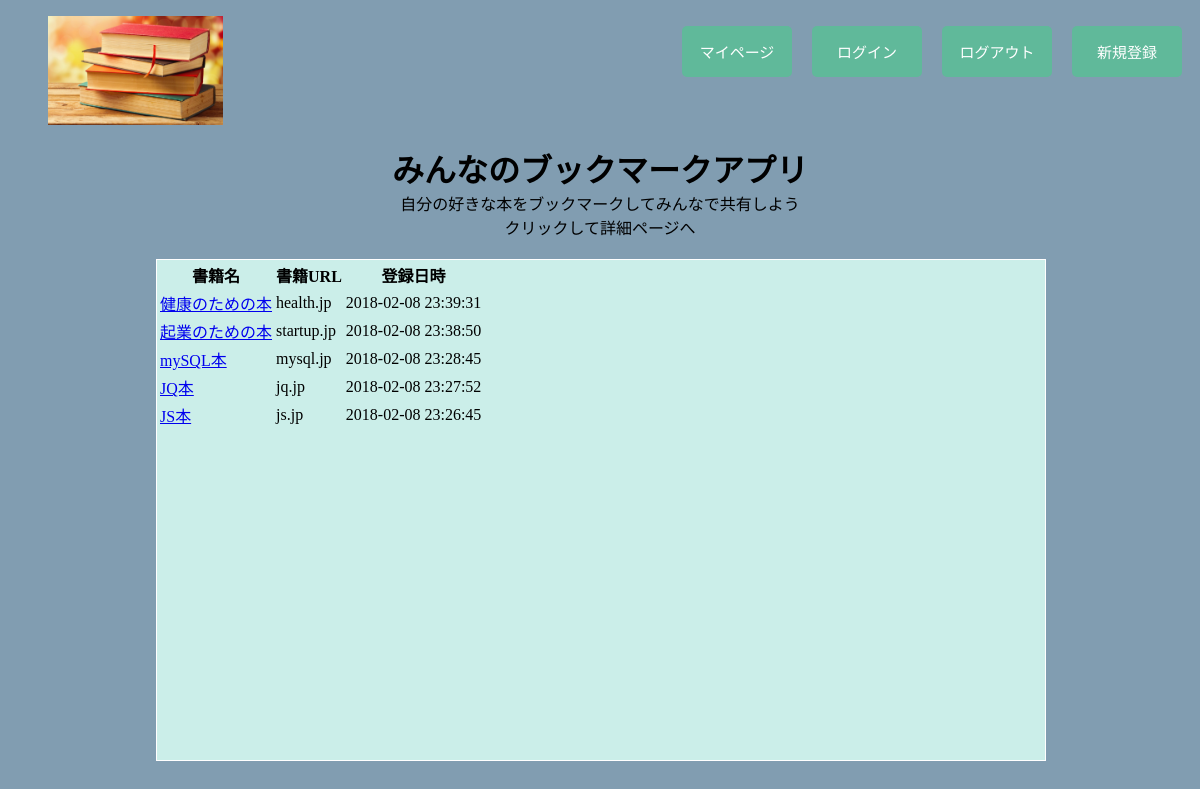
The page / on the database its author committed.
### tables this page shows
CREATE TABLE IF NOT EXISTS `gs_bm_table` (
`id` int(12) NOT NULL,
  `lid` varchar(64) NOT NULL,
  `bookname` varchar(64) NOT NULL,
  `bookurl` text NOT NULL,
  `comment` text NOT NULL,
  `indate` datetime NOT NULL
);

### index.php (the view, shortened to what this page needs)
<?php
$pdo = db_con();
$stmt = $pdo->prepare("SELECT * FROM gs_bm_table ORDER BY indate DESC LIMIT 20");
$status = $stmt->execute();
$view="";
if($status==false){
  queryError($stmt);
}else{
  while( $result = $stmt->fetch(PDO::FETCH_ASSOC)){
    $view .= '<tr>';
    $view .= '<td>';
    $view .= '<a href="index_detail.php?id='.$result["id"].'">';
    $view .= $result["bookname"];
    $view .= '</td>';
    $view .= '<td>';
    $view .=$result["bookurl"];
    $view .= '</td>';
    $view .= '<td>';
    $view .=$result["indate"];
    $view .= '</td>';
    $view .='</a>';
    $view .= '</td>';
    $view .= '</tr>';
  }
}
?>
<!DOCTYPE html>
<html lang="ja">
<head>
    <link rel="stylesheet" href="css/style.css">
</head>
<body>
    <nav>
        <ul class="main-nav">
          <li><img src="img/bookimg.jpg" width="175px" alt="本"></li>
          <li><a href="book_user_select.php">マイページ</a></li>
          <li><a href="login.php">ログイン</a></li>
          <li><a href="logout.php">ログアウト</a></li>
          <li><a href="user_first_register.php">新規登録</a></li>
        </ul>
      </nav>
<h1>みんなのブックマークアプリ</h1>
<div id ="main">
    <p>自分の好きな本をブックマークしてみんなで共有しよう</p>
    <p>クリックして詳細ページへ</p>
    <div id ="output">
          <div class="container jumbotron">
          <table>
          <tr>
          <th>書籍名</th>
          <th>書籍URL</th>
          <th>登録日時</th>
          </tr>
          <?=$view?>
          </table>
          </div>
    </div>
</div>
</body>
</html>

### css/style.css (style rules this page uses)
.main-nav a { text-align: center; font-size: 15px; margin: 10px; border-radius: 5px; background: #60B99A; color: #fff; display: block; padding: 15px; width: 80px; text-decoration: none; }
.main-nav { display: flex; }
.main-nav li:first-child { margin-right: auto; }
li { list-style: none; }
body { background-color: #819db1; }
h1 { width: 70%; margin: 0 auto; text-align: center; }
p { width: 70%; margin: 0 auto; text-align: center; }
#main { margin: auto; width: 75%; }
#output { margin: 20px auto; width: 100%; height: 500px; background-color: rgb(203, 238, 233); color: #000; border: 1px solid #fff; overflow: auto; }

### rows shown on the page
gs_bm_table: value "健康のための本 health.jp 2018-02-08 23:39:31"
gs_bm_table: value "起業のための本 startup.jp 2018-02-08 23:38:50"
gs_bm_table: value "mySQL本 mysql.jp 2018-02-08 23:28:45"
gs_bm_table: value "JQ本 jq.jp 2018-02-08 23:27:52"
gs_bm_table: value "JS本 js.jp 2018-02-08 23:26:45"
